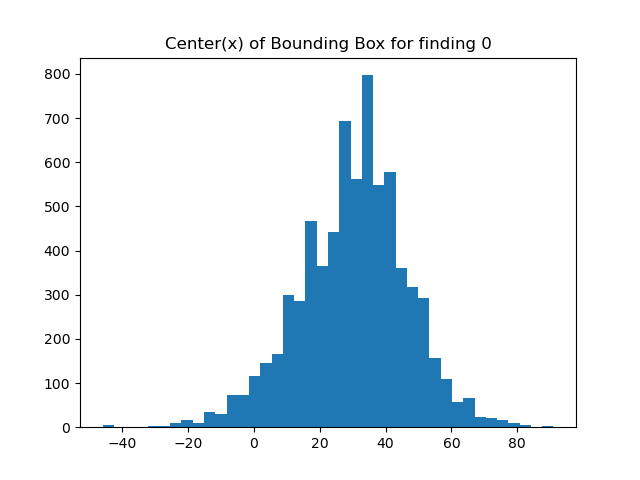
#> input picture Project1/IntialHistogramsOfProblems/type_0_x.png, 640 x 480 px
$ python -i supportCode.py   (imports and definitions only)
#> lines starting #> are read from the running program, lines starting #| are printed output that depends on the picture; after the words box and inside, x2 and y2 are one past the last pixel; in counts of white or black regions, pixels touching at a corner belong together
import numpy as np
import matplotlib.pyplot as plt
from scipy import signal
from scipy import ndimage

import copy
import warnings


def load_a_file(file_location):
    _data = np.loadtxt(file_location, delimiter=",", skiprows=1, dtype=np.unicode_)
    _data = np.char.strip(_data, '"')
    _header = np.loadtxt(file_location, delimiter=",", comments="\n", dtype=np.unicode_, max_rows=1)
    _header = np.char.strip(_header, '"')
    return _data, _header


def draw_box(image_data, x_min: int = None, y_min: int = None, x_max: int = None, y_max: int = None, *,
             list_of_values: list = None, color=255):
    if list_of_values is not None:
        x_min = int(list_of_values[0])
        y_min = int(list_of_values[1])
        x_max = int(list_of_values[2])
        y_max = int(list_of_values[3])
    if x_max >= image_data.shape[1]:
        warnings.warn('Box extends outside image border')
        x_max = image_data.shape[1] - 1
    if y_max >= image_data.shape[0]:
        warnings.warn('Box extends outside image border')
        y_max = image_data.shape[0] - 1
    if x_min < 0:
        warnings.warn('Box extends outside image border')
        x_min = 0
    if y_min < 0:
        warnings.warn('Box extends outside image border')
        y_min = 0
    image_data[y_min:y_max, x_min] = color
    image_data[y_min:y_max, x_max] = color
    image_data[y_min, x_min:x_max] = color
    image_data[y_max, x_min:x_max] = color
    return image_data


def histogram_equalization(image_data, should_plot=False):
    if type(image_data) is not np.ndarray:
        warnings.warn('Should be a numpy array')
    shape = image_data.shape
    _histogram, _bins = np.histogram(image_data.flatten(), 256, density=True)
    cdf = _histogram.cumsum()
    if should_plot:
        plt.plot(cdf)
        plt.show()
    # Now we normalize the cdf
    cdf = 255 * cdf / cdf[-1]
    image_data = np.interp(image_data.flatten(), _bins[:-1], cdf)
    return image_data.reshape(shape)


def histogram_s_curve(image_data):
    image_data = histogram_equalization(image_data, False)
    shape = image_data.shape
    _histogram, _bins = np.histogram(image_data.flatten(), 256, density=True)
    cdf = 1 / (1 + np.exp((1 / 25) * (158 - _bins)))
    # [4 lines of commented-out code are left out]
    cdf = 255 * cdf / cdf[-1]
    image_data = np.interp(image_data.flatten(), _bins, cdf)
    return image_data.reshape(shape)


def draw_vertical_line(image_data, index: int, /, *, color=255):
    if type(image_data) is not np.ndarray:
        warnings.warn('Should be a numpy array')
    image_data[:, index] = color
    return image_data


def draw_horizontal_line(image_data, index: int, /, *, color=255):
    if type(image_data) is not np.ndarray:
        warnings.warn('Should be a numpy array')
    image_data[index, :] = color
    return image_data


def find_spine(image_data, should_plot=False):
    smoothness = 50  # pixels
    width_of_area_to_check = 300  # pixels
    interval = 1  # pixels

    start_indexes = np.arange(int((image_data.shape[1] - width_of_area_to_check) / 2),
                              int((image_data.shape[1] + width_of_area_to_check) / 2), interval)
    end_indexes = start_indexes + smoothness
    energies = start_indexes * 0
    for i in range(start_indexes.shape[0]):
        start_index = start_indexes[i]
        end_index = end_indexes[i]
        energy = np.sum(np.square(image_data[:, start_index:end_index]))
        energies[i] = energy

    if should_plot:
        plt.plot(start_indexes, energies)
        plt.show()

    maximum_index, info = signal.find_peaks(energies, width=10, rel_height=0.5, distance=len(energies))
    spine_start = start_indexes[maximum_index]
    spine_end = end_indexes[maximum_index]
    center = int((spine_start + spine_end) / 2)
    spine_start = int(center - (info['widths'] / 2))
    spine_end = int(center + (info['widths'] / 2))
    return center, spine_start, spine_end


def find_shoulders(image_data, center=None, spine_start=None, spine_end=None, should_plot=False):
    min_height_of_area_to_check = 0
    max_height_of_area_to_check = 125
    threshold = 64
    sigma = 1
    buffer_to_ignore = 10

    if (center is None) or (spine_start is None) or (spine_end is None):
        warnings.warn('Information not provided so find_spine may be running twice')
        center, spine_start, spine_end = find_spine(image_data, False)
    _image_data = copy.deepcopy(image_data)
    _image_data[_image_data <= threshold] = 0
    _image_data[_image_data > threshold] = 255
    # Gaussian filter this
    _image_data = ndimage.gaussian_filter(_image_data, sigma=sigma)
    _image_data = np.transpose(ndimage.prewitt(np.transpose(_image_data)))
    # plt.imshow(_image_data, cmap='gray')
    # plt.show()
    _image_data = np.concatenate((_image_data[:, :int(spine_start - buffer_to_ignore)],
                                  _image_data[:, int(spine_end + buffer_to_ignore):]), axis=1)
    energies = np.sum(_image_data, axis=1)
    if should_plot:
        plt.plot(energies)
        plt.show()

    maximum_index, info = signal.find_peaks(energies[min_height_of_area_to_check:max_height_of_area_to_check],
                                            distance=max_height_of_area_to_check)
    return maximum_index[0]


def find_sides_of_body(image_data, shoulders_index=None, center=None, spine_start=None, spine_end=None,
                       should_plot=False):
    width_to_check_from_edge = 100
    if (center is None) or (spine_start is None) or (spine_end is None):
        warnings.warn('Information not provided so find_spine may be running twice')
        center, spine_start, spine_end = find_spine(image_data, should_plot)
    image_center = np.round(image_data.shape[0] / 2)
    if shoulders_index is None:
        warnings.warn('Information not provided so find_shoulders may be running twice')
        shoulders_index = find_shoulders(image_data, center, spine_start, spine_end, should_plot)
    _image_data = copy.deepcopy(image_data)
    _image_data = _image_data[shoulders_index:300, :]
    _image_data = histogram_s_curve(_image_data)

    energies = np.sum(_image_data, axis=0)
    energies = np.convolve(energies, [1 for _ in range(20)], mode='same')
    maximum_index, info = signal.find_peaks(energies, distance=125)
    if should_plot:
        x1 = np.arange(-1 * center, image_data.shape[1] - center)
        plt.plot(x1, energies)
        plt.show()
    try:
        return maximum_index[0], maximum_index[2]
    except IndexError:
        warnings.warn('An error occurred')
        return 0, image_data.shape[1] - 1

>>> import cv2
>>> picture = cv2.imread('IntialHistogramsOfProblems/type_0_x.png', cv2.IMREAD_GRAYSCALE)
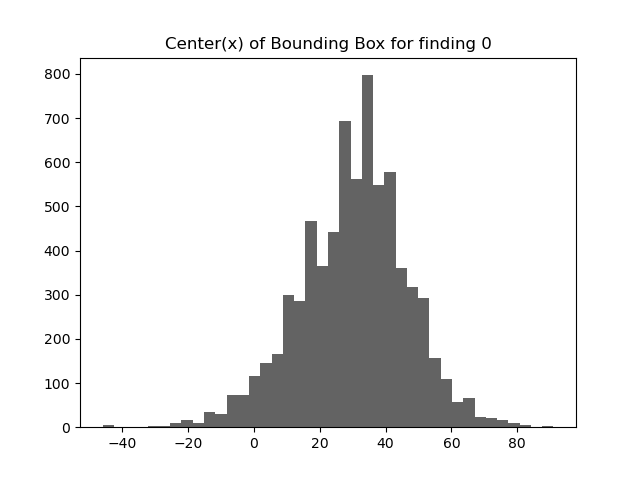
#> picture: shape (480, 640); min 0, max 255, mean 233.5
>>> result = find_sides_of_body(picture)
#> the loop in find_spine, `for i in range(start_indexes.shape[0]):` made 300 passes
#> energy on passes 1 to 3: 129704, 130032, 130742
#> after the loop in find_spine, `for i in range(start_indexes.shape[0]):`: energies = 300 values, max 1117905 at index 169, min 115261 at index 299, mean 517586
#> in find_spine, `maximum_index, info = signal.find_peaks(energies, width=10, rel_height..`: maximum_index = [169]; info = {'prominences': [988201], 'left_bases': [0], 'right_bases': [299], 'widths': [111.3], 'width_heights': [623804.5], 'left_ips': [106.4], 'right_ips': [217.7]}
#> in find_spine, `spine_start = start_indexes[maximum_index]`: spine_start = [339]
#> in find_spine, `spine_end = end_indexes[maximum_index]`: spine_end = [389]
#> in find_spine, `center = int((spine_start + spine_end) / 2)`: center = 364
#> in find_spine, `spine_start = int(center - (info['widths'] / 2))`: spine_start = 308
#> in find_spine, `spine_end = int(center + (info['widths'] / 2))`: spine_end = 419
#> in find_sides_of_body, `center, spine_start, spine_end = find_spine(image_data, should_plot)`: center = 364; spine_start = 308; spine_end = 419
#> in find_shoulders, `_image_data[_image_data > threshold] = 255`:
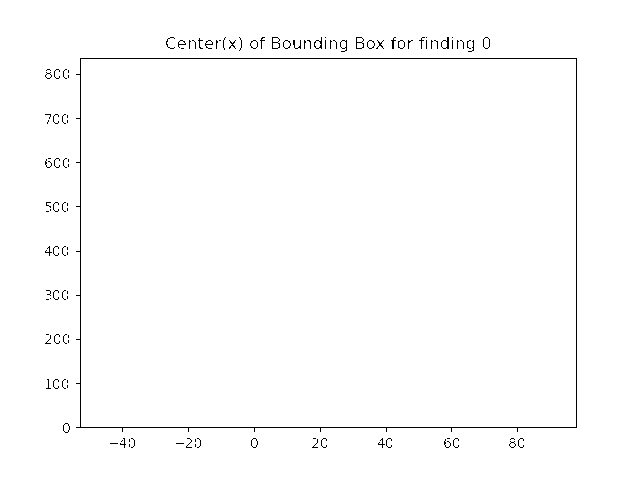
#> _image_data: shape (480, 640); 98.9% white; black in thin lines or dots, all inside (x1, y1, x2, y2) = (45, 37, 577, 448)
#> in find_shoulders, `_image_data = ndimage.gaussian_filter(_image_data, sigma=sigma)`:
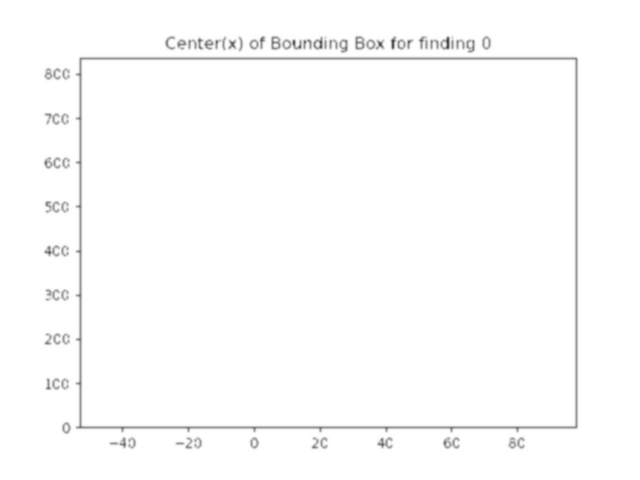
#> _image_data: shape (480, 640); min 63, max 255, mean 252.2
#> in find_shoulders, `_image_data = np.transpose(ndimage.prewitt(np.transpose(_image_data)))`:
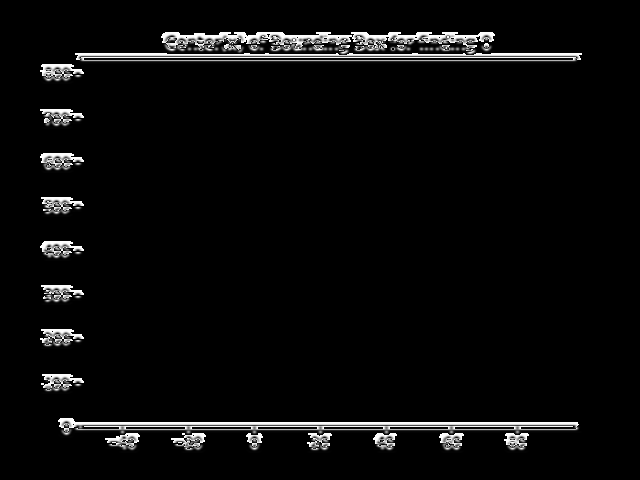
#> _image_data: shape (480, 640); min 0, max 255, mean 10.3
#> in find_shoulders, `_image_data = np.concatenate((_image_data[:, :int(spine_start - buffer..`:
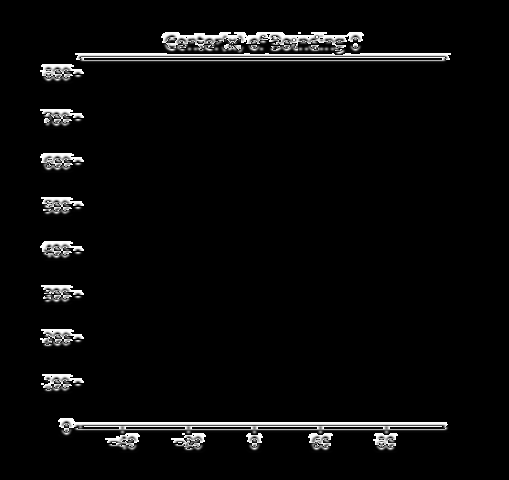
#> _image_data: shape (480, 509); min 0, max 255, mean 10
#> in find_shoulders, `energies = np.sum(_image_data, axis=1)`: energies = 480 values, max 96717 at index 422, min 0 at index 0, mean 5085.9
#> in find_shoulders, `maximum_index, info = signal.find_peaks(energies[min_height_of_area_to..`: maximum_index = [54]; info = 0 items
#> in find_sides_of_body, `shoulders_index = find_shoulders(image_data, center, spine_start, spin..`: shoulders_index = 54
#> in find_sides_of_body, `_image_data = _image_data[shoulders_index:300, :]`:
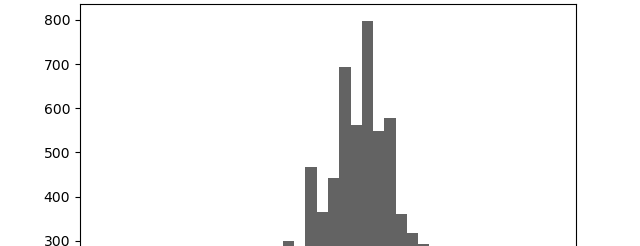
#> _image_data: shape (246, 640); min 0, max 255, mean 241.1
#> in histogram_equalization, `cdf = _histogram.cumsum()`: cdf = 256 values from 0.00671 to 1
#> in histogram_equalization, `cdf = 255 * cdf / cdf[-1]`: cdf = 256 values from 1.71 to 255
#> in histogram_equalization, `return image_data.reshape(shape)`:
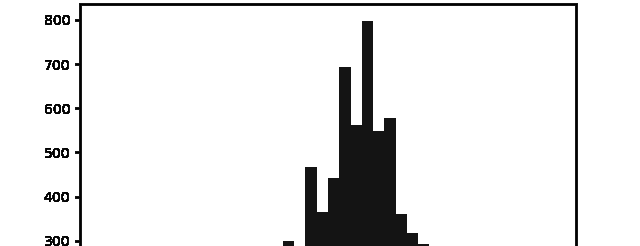
#> returned value: shape (246, 640) float64; min 1.71, max 255, mean 232
#> in histogram_s_curve, `cdf = 1 / (1 + np.exp((1 / 25) * (158 - _bins)))`: cdf = 257 values from 0.00192 to 0.98
#> in histogram_s_curve, `cdf = 255 * cdf / cdf[-1]`: cdf = 257 values from 0.501 to 255
#> in find_sides_of_body, `energies = np.sum(_image_data, axis=0)`: energies = 640 values, max 62730 at index 0, min 887.2 at index 80, mean 56637.8
#> in find_sides_of_body, `energies = np.convolve(energies, [1 for _ in range(20)], mode='same')`: energies = 640 values, max 1254600 at index 10, min 334360.5 at index 363, mean 1122954.8
#> in find_sides_of_body, `maximum_index, info = signal.find_peaks(energies, distance=125)`: maximum_index = [22, 182, 327, 609]; info = 0 items
#> result = (22, 327)

$ run again, on Project1/IntialHistogramsOfProblems/type_11_x.png
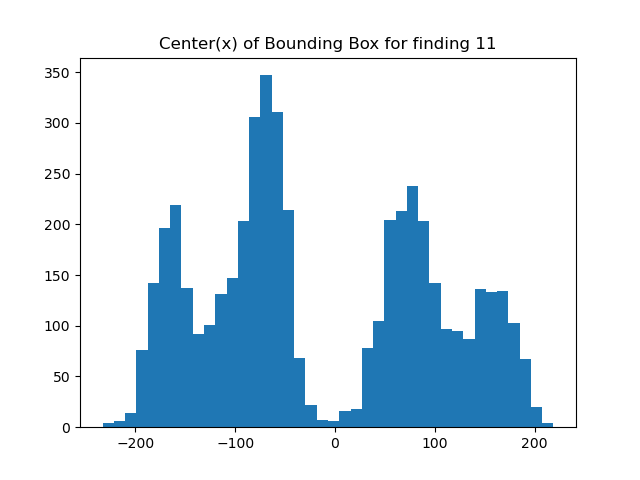
#> input picture Project1/IntialHistogramsOfProblems/type_11_x.png, 640 x 480 px
#> the loop in find_spine, `for i in range(start_indexes.shape[0]):` made 300 passes
#> energy on passes 1 to 3: 589156, 583281, 576527
#> after the loop in find_spine, `for i in range(start_indexes.shape[0]):`: energies = 300 values, max 1141682 at index 74, min 139827 at index 142, mean 600196.4
#> in find_spine, `maximum_index, info = signal.find_peaks(energies, width=10, rel_height..`: maximum_index = [74]; info = {'prominences': [616825], 'left_bases': [11], 'right_bases': [142], 'widths': [49.1], 'width_heights': [833269.5], 'left_ips': [42.65], 'right_ips': [91.75]}
#> in find_spine, `spine_start = start_indexes[maximum_index]`: spine_start = [244]
#> in find_spine, `spine_end = end_indexes[maximum_index]`: spine_end = [294]
#> in find_spine, `center = int((spine_start + spine_end) / 2)`: center = 269
#> in find_spine, `spine_start = int(center - (info['widths'] / 2))`: spine_start = 244
#> in find_spine, `spine_end = int(center + (info['widths'] / 2))`: spine_end = 293
#> in find_sides_of_body, `center, spine_start, spine_end = find_spine(image_data, should_plot)`: center = 269; spine_start = 244; spine_end = 293
#> in find_shoulders, `_image_data = np.concatenate((_image_data[:, :int(spine_start - buffer..`:
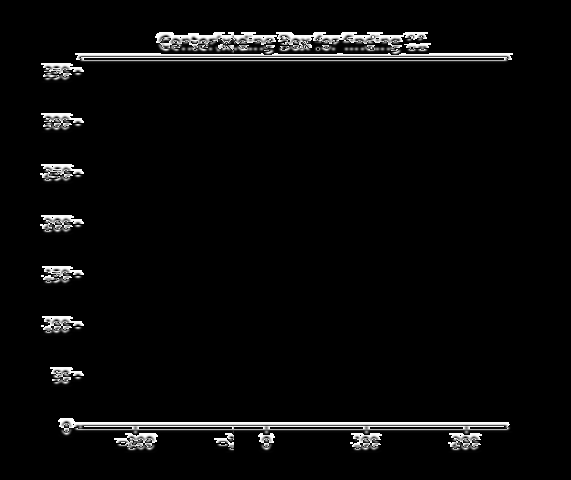
#> _image_data: shape (480, 571); min 0, max 255, mean 9.6
#> in find_shoulders, `energies = np.sum(_image_data, axis=1)`: energies = 480 values, max 112403 at index 422, min 0 at index 0, mean 5497.1
#> in find_shoulders, `maximum_index, info = signal.find_peaks(energies[min_height_of_area_to..`: maximum_index = [57]; info = 0 items
#> shoulders_index = 57
#> in histogram_equalization, `cdf = _histogram.cumsum()`: cdf = 256 values from 0.00684 to 1
#> in histogram_equalization, `cdf = 255 * cdf / cdf[-1]`: cdf = 256 values from 1.74 to 255
#> in histogram_s_curve, `cdf = 1 / (1 + np.exp((1 / 25) * (158 - _bins)))`: cdf = 257 values from 0.00193 to 0.98
#> in histogram_s_curve, `cdf = 255 * cdf / cdf[-1]`: cdf = 257 values from 0.501 to 255
#> in histogram_s_curve, `return image_data.reshape(shape)`:
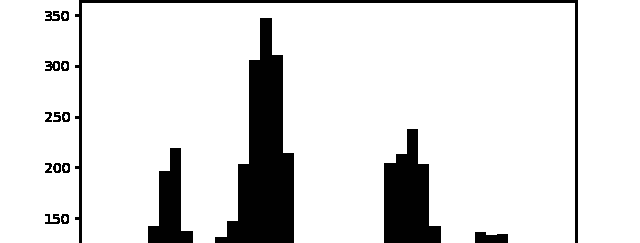
#> returned value: shape (243, 640) float64; min 0.501, max 255, mean 223.3
#> in find_sides_of_body, `energies = np.sum(_image_data, axis=0)`: energies = 640 values, max 61965 at index 0, min 122.7 at index 80, mean 54257.9
#> in find_sides_of_body, `energies = np.convolve(energies, [1 for _ in range(20)], mode='same')`: energies = 640 values, max 1239300 at index 10, min 158048.5 at index 270, mean 1075476.3
#> in find_sides_of_body, `maximum_index, info = signal.find_peaks(energies, distance=125)`: maximum_index = [22, 204, 458, 609]; info = 0 items
#> result = (22, 458)

$ run again, on Project1/IntialHistogramsOfProblems/type_12_x.png
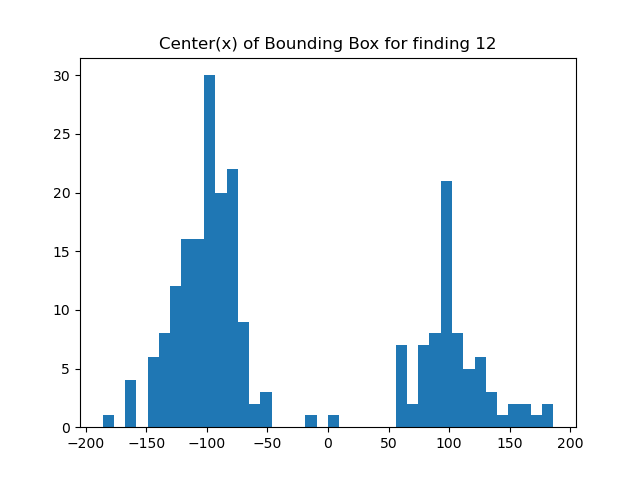
#> input picture Project1/IntialHistogramsOfProblems/type_12_x.png, 640 x 480 px
#> the loop in find_spine, `for i in range(start_indexes.shape[0]):` made 300 passes
#> energy on passes 1 to 3: 892768, 900429, 907161
#> after the loop in find_spine, `for i in range(start_indexes.shape[0]):`: energies = 300 values, max 1012487 at index 18, min 95095 at index 166, mean 356538.9
#> in find_spine, `maximum_index, info = signal.find_peaks(energies, width=10, rel_height..`: maximum_index = [18]; info = {'prominences': [119719], 'left_bases': [0], 'right_bases': [166], 'widths': [19.51], 'width_heights': [952627.5], 'left_ips': [8.15], 'right_ips': [27.66]}
#> in find_spine, `spine_start = start_indexes[maximum_index]`: spine_start = [188]
#> in find_spine, `spine_end = end_indexes[maximum_index]`: spine_end = [238]
#> in find_spine, `center = int((spine_start + spine_end) / 2)`: center = 213
#> in find_spine, `spine_start = int(center - (info['widths'] / 2))`: spine_start = 203
#> in find_spine, `spine_end = int(center + (info['widths'] / 2))`: spine_end = 222
#> in find_sides_of_body, `center, spine_start, spine_end = find_spine(image_data, should_plot)`: center = 213; spine_start = 203; spine_end = 222
#> in find_shoulders, `_image_data = np.concatenate((_image_data[:, :int(spine_start - buffer..`:
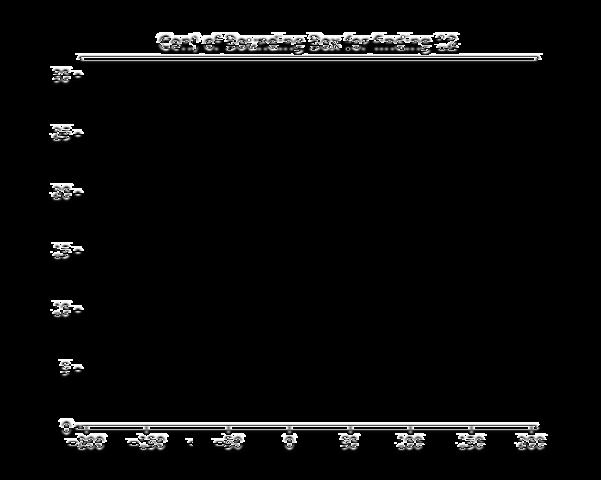
#> _image_data: shape (480, 601); min 0, max 255, mean 9.8
#> in find_shoulders, `energies = np.sum(_image_data, axis=1)`: energies = 480 values, max 119993 at index 422, min 0 at index 0, mean 5881.6
#> in find_shoulders, `maximum_index, info = signal.find_peaks(energies[min_height_of_area_to..`: maximum_index = [57]; info = 0 items
#> shoulders_index = 57
#> in histogram_equalization, `cdf = _histogram.cumsum()`: cdf = 256 values from 0.00672 to 1
#> in histogram_equalization, `cdf = 255 * cdf / cdf[-1]`: cdf = 256 values from 1.71 to 255
#> in histogram_equalization, `return image_data.reshape(shape)`:
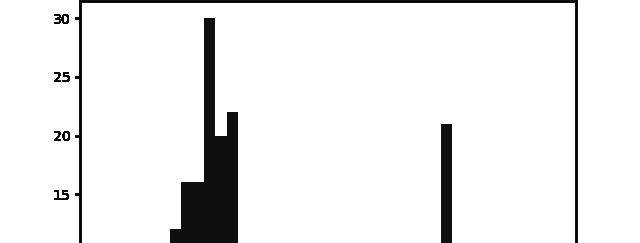
#> returned value: shape (243, 640) float64; min 1.71, max 255, mean 237.3
#> in histogram_s_curve, `cdf = 1 / (1 + np.exp((1 / 25) * (158 - _bins)))`: cdf = 257 values from 0.00192 to 0.98
#> in histogram_s_curve, `cdf = 255 * cdf / cdf[-1]`: cdf = 257 values from 0.501 to 255
#> in find_sides_of_body, `energies = np.sum(_image_data, axis=0)`: energies = 640 values, max 61965 at index 0, min 122 at index 80, mean 57425.9
#> in find_sides_of_body, `energies = np.convolve(energies, [1 for _ in range(20)], mode='same')`: energies = 640 values, max 1239300 at index 10, min 350303.7 at index 214, mean 1138836
#> in find_sides_of_body, `maximum_index, info = signal.find_peaks(energies, distance=125)`: maximum_index = [27, 339, 609]; info = 0 items
#> result = (27, 609)
